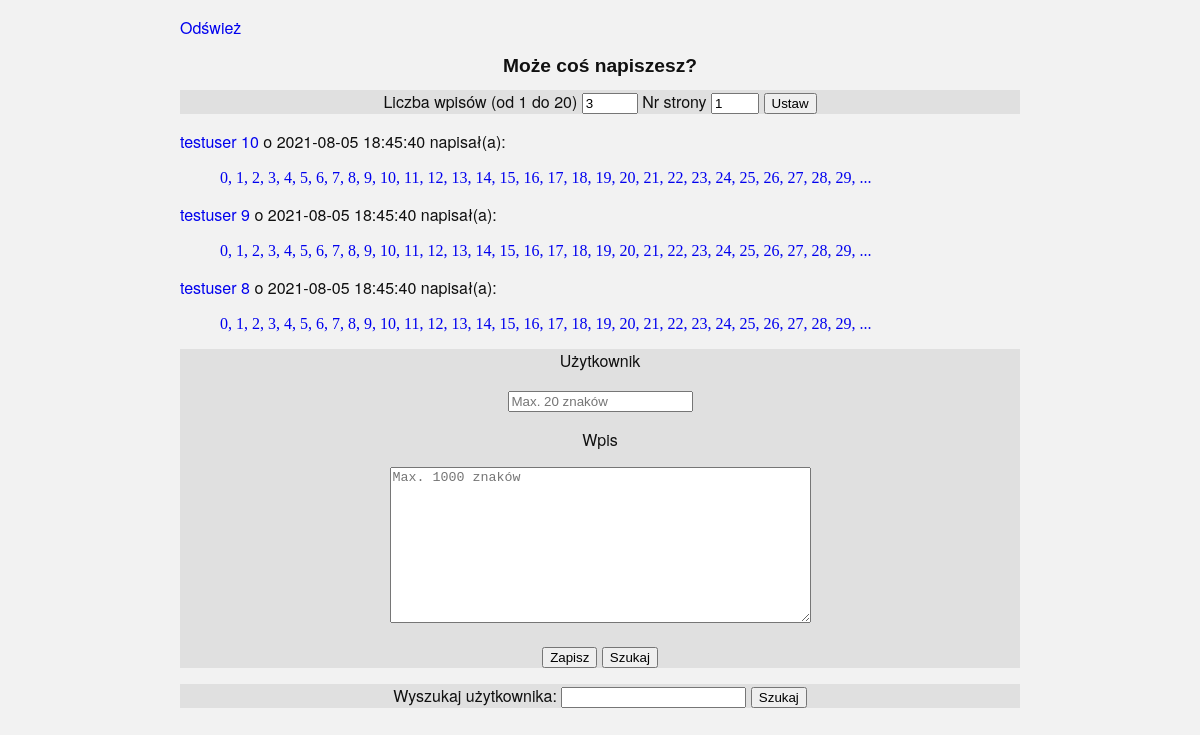
Before: / with the older database file.
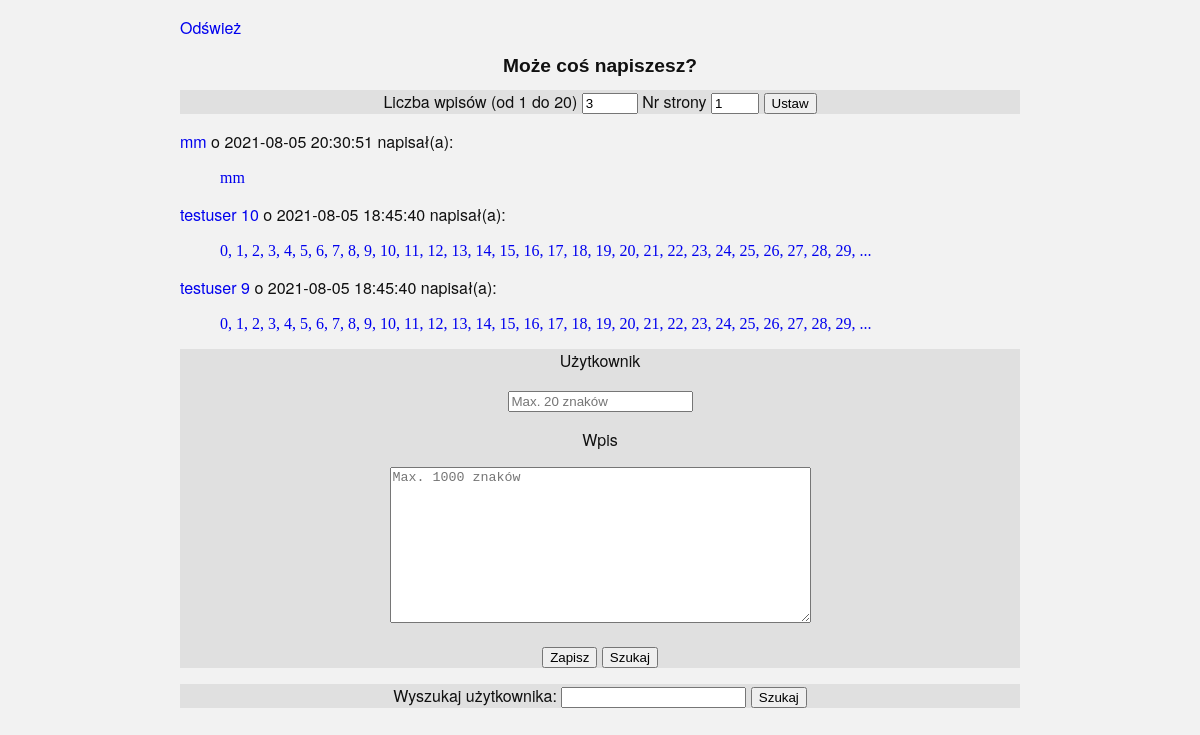
After: the same page with the newer database file.
### tables this page shows
CREATE TABLE user
        (id INTEGER NOT NULL PRIMARY KEY AUTOINCREMENT,
        name TEXT NOT NULL UNIQUE CHECK(length(name) > 1 AND length(name) < 16));

CREATE TABLE entry
        (id INTEGER NOT NULL PRIMARY KEY AUTOINCREMENT,
        entry TEXT NOT NULL CHECK(length(entry) > 1 AND length(entry) < 1000),
        user INTEGER NOT NULL,
        date TEXT NOT NULL CHECK (length(date) < 30),
        FOREIGN KEY(user) REFERENCES user(id));

### guest_book/routes.py (the view)
@app.route('/', methods = ['GET', 'POST'])
def index(quantity = None, page = 1, cut = app.config["CUT"]):
    f'''Returns group of latest entries (default - {app.config["ENTRIES"]})'''
    entry = Entry()
    quantity = request.args.get('quantity')
    page = request.args.get('page')
    quantity, offset = display_data(quantity, page, app)
    back = 'Odśwież'
    with DB_access() as db:
        max_page = get_max_page(db, quantity)
        if not max_page:
            abort(404)
        if request.method == 'GET':
            status_code = 200
            message = 'Może coś napiszesz?'
            entries = db.get_entries(quantity = quantity, offset = offset)
        else:
            status_code, message, entries = db_operations(db, entry, quantity)
            if status_code == 404:
                abort(404)
        if entries:
            template = 'entries.html'
        else:
            template = 'noentries.html'
        return render_template(template, back = back,
                                   entry = entry,
                                   title = app.config['TITLE'],
                                   entries = entries,
                                   cut = cut,
                                   quantity = quantity,
                                   page = page,
                                   max_page = max_page,
                                   message = message), status_code

### guest_book/forms.py
class Entry(FlaskForm):
    max_user_len = 20
    length_message = ' musi być pomiędzy %(min)d i %(max)d'
    user_message = 'Długość useru' + length_message
    entry_message = 'Długość wpisu' + length_message
    query_message = 'Długośc zapytania' + length_message
    user_placeholder = f'Max. {max_user_len} znaków'
    entry_placeholder = f'Max. {max_entry_len} znaków'
    user = StringField('Użytkownik', validators = [Length(min = 1,
        max = max_user_len, message = user_message)])
    text = StringField('Wpis', validators = [Length(min = 1,
        max = max_entry_len,  message = entry_message)], widget=TextArea())
    write = SubmitField('Zapisz')
    query = SubmitField('Szukaj')

### guest_book/classes.py (called while the page is built)
    def get_text(self, cut):
        if cut:
            text = self.text.split(' ')[:cut]
            text = ' '.join(text)
            if text != self.text:
                return text + ' ...'
            return text
        else:
            return self.text

### guest_book/db_access.py (called while the page is built, shortened)
    @staticmethod
    def __enter__():
        location = file_location(__file__)
        db_location = location + '/' + app.config['DB']
        DB_access.cursor = sql.connect(db_location)
        return DB_access

    @staticmethod
    def check_entries(user = None):
        cmd = 'SELECT COUNT(id) FROM entry '
        cmd += ';'
        nr = DB_access.cursor.execute(cmd)
        nr = list(nr)[0][0]
        return nr

    @staticmethod
    def get_entries(nr = None, user = None,
        query = None, quantity = None, offset = None):
        cmd = f'SELECT entry.id, entry.entry, user.name, entry.date FROM entry LEFT JOIN user ON entry.user = user.id '
        if nr:
            cmd += f'WHERE entry.id = {nr} '
        elif user:
            cmd += f'WHERE user.name LIKE "%{user}%" '
        elif query:
            cmd += f'WHERE entry.entry LIKE "%{query}%" '
        cmd += 'ORDER BY date DESC '
        if quantity:
             cmd += f'LIMIT {quantity} '
        if offset and offset < DB_access.check_entries(user):
            cmd += f'OFFSET {offset} '
        cmd += ';'
        source = DB_access.cursor.execute(cmd)
        for s in source:
            entry = Entry(s)
            yield entry

    @staticmethod
    def __exit__(exc_type, exc_value, exc_traceback):
        DB_access.cursor.close()

### guest_book/dry.py (called while the page is built)
def file_location(path):
    cut_point = path.rindex('/')
    location = path[:cut_point]
    return location

### guest_book/templates/entries.html
{% extends "frame.html" %}
{% block content %}
<dl> {% for entry in entries: %}
  <dt><a href="{{ url_for('user', name = entry.user, quantity = quantity, page = 1) }}">{{ entry.user }}</a> o {{ entry.date }} napisał(a): </dt>
  <dd class = "entry"><p><a href="/entry/{{ entry.id }}" target="_blank">{{ entry.get_text(cut) }}</a></p></dd>
  {% endfor %}
</dl>
{% endblock %}

### guest_book/templates/frame.html (shortened to what this page needs)
<!DOCTYPE html>
<html>
  <head>
    <link rel= "stylesheet" type= "text/css"
    href= "{{ url_for('static',filename='/style.css') }}">
  </head>
  <body>
    <p><a href = "{{ url_for('index', quantity = quantity, page = 1) }}">{{ back }}</a></p>
    <h1>{{ message }}</h1>
    <form action="" method="get">
      <label for="entries">Liczba wpisów (od 1 do 20)</label>
      <input type="number" id="entries" name="quantity" size = "2"
        min="1" max="20" value= "{{ quantity }}" placeholder = "{{ quantity }}">
      <label for="page">Nr strony</label>
      <input type="number" id="page" name="page" size = "2"
        min="1" max= "{{ max_page }}" value= "1" placeholder = "{{ page }}">
      <input type="submit" value="Ustaw">
    </form>
      {% block content %}{% endblock %}
    <form action="{{ url_for('index') }}" method="post">
      <div>
        <p>{{ entry.user.label }}</p>
        <p>{{ entry.user(placeholder=entry.user_placeholder) }}</p>
      </div>
      <div>
        <p>{{ entry.text.label }}</p>
        <p>{{ entry.text(placeholder=entry.entry_placeholder, rows = 10, cols = 50) }}</p>
      </div>
      <p>{{ entry.write() }} {{ entry.query() }}</p>
    </form>
    <form action="/user/" method="get">
      <label for="finduser">Wyszukaj użytkownika: </label>
      <input type="text" id="finduser" maxlength="{{ entry.max_nick_len }}" name="name"
       placeholder = "{{ entry.nick_placeholder }}" required>
      <input type="submit" value="Szukaj">
    </form>
  </body>
</html>

### guest_book/static/style.css (style rules this page uses)
body { margin: 0; padding: 0; font-family: "Ubuntu Condensed", "Helvetica Neue", Helvetica, Arial, sans-serif; color: #101010; background: #f2f2f2; margin-left: 15%; margin-right: 15%; }
h1 { font-size: 1.2em; font-family: Lucida Console, sans-serif; text-align: center; }
a:link { color: 1f7a1f; background-color: transparent; text-decoration: none; }
form { background-color: #e0e0e0; text-align: center; }
.entry { text-align: left; font-family: "Ubuntu Thin"; }

Changed rows visible on the page:
no longer on this page (row unchanged): user: user "testuser 8"
added user: user "mm"
added entry: get_text "mm"
Other visible differences:
new list line: "o 2021-08-05 20:30:51 napisał(a):"
list line gone: "o 2021-08-05 18:45:40 napisał(a): 0, 1, 2, 3, 4, 5, 6, 7, 8, 9, 10, 11, 12, 13, 14, 15, 16, 17, 18, 19, 20, 21, 22, 23, 24, 25, 26, 27, 28, 29, ..."
